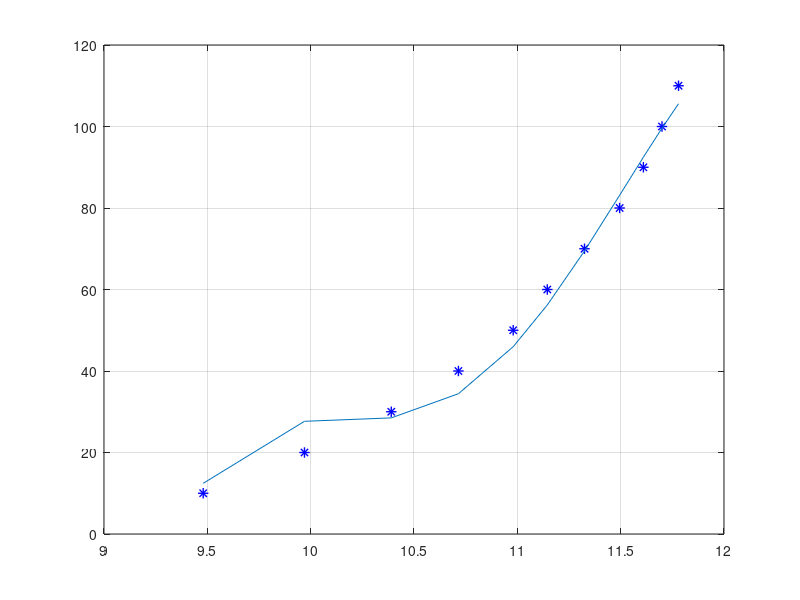

This chart was generated by the following MATLAB code:
#pkg unload control
pkg load optim


## Charge
c5 = [12.6, 12.77, 12.95, 13.2, 13.39, 13.53, 13.675, 14.02, 15.27, 15.96, 16.25, 16.38];
c10 = [12.38, 12.6, 12.82, 13.05, 13.2, 13.3, 13.41, 13.63, 14.08, 15.24, 15.72, 15.95];
c20 = [12.05, 12.42, 12.69, 12.89, 13.015, 13.12, 13.18, 13.3, 13.58, 14.15, 15.17, 15.54];
c40 = [11.8, 12.25, 12.55, 12.72, 12.82, 12.92, 12.95, 13.0, 13.15, 13.5, 14.5, 15.08];

## Rest
rest = [11.7, 11.915, 12.115, 12.24, 12.32, 12.415, 12.5, 12.6, 12.59, 12.61];

## Discharge
d100 = [12.66, 12.66, 12.64, 12.605, 12.54, 12.48, 12.38, 12.28, 12.12, 11.925, 11.7];
d20 = [12.604, 12.545, 12.54, 12.5, 12.42, 12.323, 12.22, 12.1, 11.915, 11.7, 11.45];
d10 = [12.485, 12.425, 12.35, 12.248, 12.13, 12.004, 11.88, 11.695, 11.48, 11.28, 11];
d5 = [12.065, 12.0, 11.917, 11.81, 11.69, 11.522, 11.385, 11.18, 10.91, 10.602, 10.2];
d3 = [11.78, 11.7, 11.61, 11.495, 11.325, 11.145, 10.98, 10.715, 10.39, 9.97, 9.48];

percent = [10, 20, 30, 40, 50, 60, 70, 80, 90, 100, 110, 120];
percent11 = [110, 100, 90, 80, 70, 60, 50, 40, 30, 20, 10];
percentRest = [10, 20, 30, 40, 50, 60, 70, 80, 90, 100];


###############################
########## Fit c40 ############
###############################

x = d3;
y = percent11;

maximum = 100;
minimum = -100;
increment = 1;
sw = 0;

a = minimum;
while (a < maximum)
  b = minimum;
  while (b < maximum)
    c = minimum;
    while (c < maximum)
      d = minimum;
      while (d < maximum)
        e = minimum;
        while (e < maximum)
          f = minimum;
          while (f < maximum)
            g = minimum;
            while (g < maximum)
              # SIXTH ORDER 2
              F = @(x, p) (x - p(1)).* (x - p(2)).* (x - p(3)).* (x - p(4)).* (x - p(5)).* (x - p(6)) + p(7);
              p = [a, b, c, d, e, f, g];
              
              g = g + increment;
              global verbose;
               verbose = 0;
               [data, fit] = leasqr(x, y, p, F);
              
              accumulator = 0;        
              for i = 1:x
                accumulator = accumulator + (y(i) - ((x(i) - fit(1, 1)).* (x(i) - fit(2, 1)).* (x(i) - fit(3, 1)).* (x(i) - fit(4, 1)).* (x(i) - fit(5, 1)).* (x(i) - fit(6, 1)) + fit(7, 1))).^2;
              endfor
              
              if (sw == 0)
                sw = 1;
                minimum = accumulator
                pfinal = p
              endif
                
              if (accumulator < minimum)
                minimum = accumulator
                pfinal = p
              endif
              
              endwhile
            f = f + increment;
            endwhile
          e = e + increment;
          endwhile
        d = d + increment;
        endwhile
      c = c + increment;
      endwhile
    b = b + increment;
    endwhile
  a = a + increment;
endwhile

global verbose;
 verbose = 0;
 [data, fit] = leasqr(x, y, pfinal, F);

figure(4)
hold on
grid on
box on
plot(x, y, 'b*', 'LineWidth', 1, 'MarkerSize', 7.5)

# SIXTH ORDER 
#plot(x,  (x - fit(1, 1)).* (x - fit(2, 1)).* (x - fit(3, 1)).* (x - fit(4, 1)).* (x - fit(5, 1)).* (x - fit(6, 1)) + fit(7, 1))
# Less precise
plot(x,  (x - 10.1354).* (x - 10.1681).* (x - 10.1423).* (x - 6.4437).* (x - 13.7005).* (x - 13.5256) + 27.9198)
 
fit